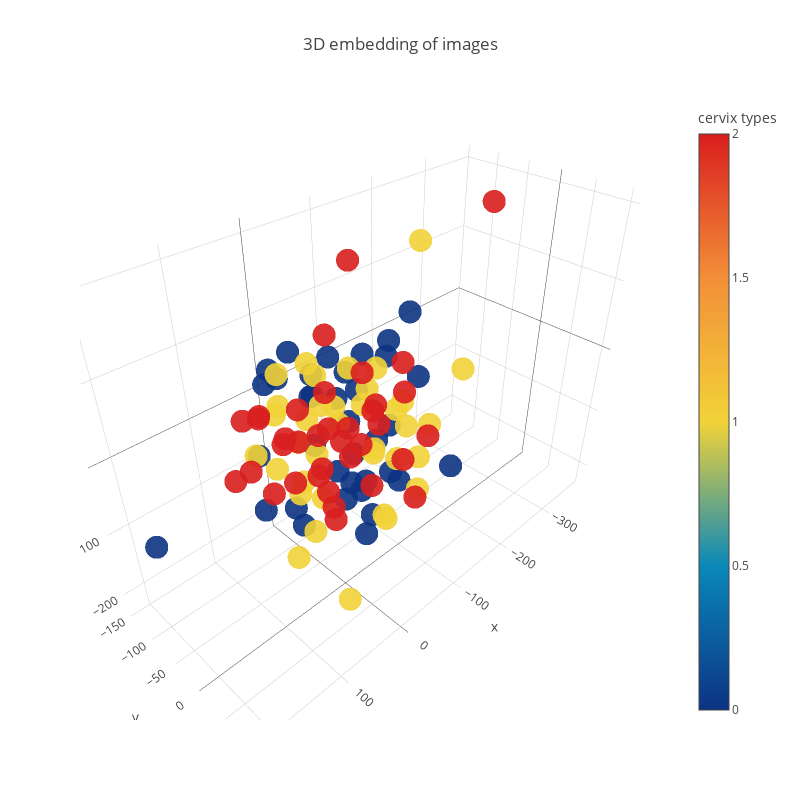

Here is the notebook cell this chart was saved with:
### Code cell
#Create 3D plot of clusters: random sample (108) from each type (1,2,3)
#requires:
# %matplotlib inline
# import plotly.offline as py
py.init_notebook_mode(connected=True)

data=[trace1]
layout=dict(height=800, width=800, title='3D embedding of images')
fig=dict(data=data, layout=layout)
py.iplot(fig, filename='3DBubble')
